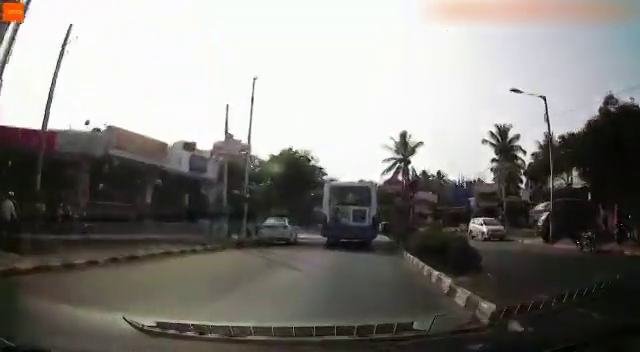
#> input picture frame 49 of lesson_10/data/dashcam_footage_360p.mp4, 640 x 352 px
$ jupyter execute homework.ipynb
#> lines starting #> are read from the running program, lines starting #| are printed output that depends on the picture; after the words box and inside, x2 and y2 are one past the last pixel; in counts of white or black regions, pixels touching at a corner belong together
## Homework 10

In this homework, you are going to use and compare two different trackers (of your liking) and compare the results.

### Step 1
Decide what video you are going to use for this homework, select an object and generate the template. You can use any video you want (your own, from Youtube, etc.)
and track any object you want (e.g. a car, a pedestrian, etc.).

[cell 1]
import cv2
import numpy as np
from IPython.display import HTML

frames, search, x1, y1, x2, y2, width, height, input_video = None, None, None, None, None, None, None, None, None

def init(f = 480, s = 80, x = 317, y = 170, import_file_name = 'dashcam_footage_360p.mp4'):

    global frames, search, x1, y1, x2, y2, width, height, input_video

    # Writed frames limit
    frames = f

    # The search limit
    search = s

    # The vehicle`s bounding boxes coords and size
    x1, y1 = x, y,
    x2, y2 = x1 + search, y1 + search
    width = x2 - x1
    height = y2 - y1

    # Import the file
    input_video = cv2.VideoCapture('data/' + import_file_name)

    # Check if video opened successfully
    if input_video.isOpened() == False:
        print("Error opening video stream or file")

def show_video(title, file_name):
    return HTML('<br><h3>' + title + '</h3><video width="320" height="240" controls><source src="data/' + file_name + '" type="video/mp4"></video>')

init()

# Show source video
show_video('Source video', 'dashcam_footage_360p.mp4')

### Step 2
Initialize a tracker (e.g. KCF).

[cell 2]
# Set up tracker
tracker_types = {'MIL':'MIL', 'KCF':'KCF', 'CSRT':'CSRT'}
out_video, tracker, tracker_type = None, None, None

def change_tracker(ttype):

#> called with ttype = 'KCF'
    global tracker, out_video, tracker_type
    tracker_type = ttype

    if tracker_type == tracker_types['MIL']:
        tracker = cv2.TrackerMIL_create()

    if tracker_type == tracker_types['KCF']:
        tracker = cv2.TrackerKCF_create()

    if tracker_type == tracker_types['CSRT']:
        tracker = cv2.TrackerCSRT_create()

    # Get fitst frame of the video
    ret, frame = input_video.read()
#> frame is the input picture: shape (352, 640, 3); mean B, G, R 125.3, 129, 131.2

    # Initialize tracker
    bbox = (x1, y1, width, height)
    ok = tracker.init(frame, bbox)

    # Init video writer
    out_video = cv2.VideoWriter('data/result_' + tracker_type + '.mp4', cv2.VideoWriter_fourcc(*'MP4V'), 30, (640, 352))

change_tracker(tracker_types['KCF'])

### Step 3-4
Run the tracker on the video and the selected object. Run the tracker for around 10-15 frames.

For each frame, print the bounding box on the image and save it.

[cell 3]
def run_tracker():

    frame_index = 0

    # Read until video is completed
    while input_video.isOpened():

        # Capture frame-by-frame
        ret, frame = input_video.read()
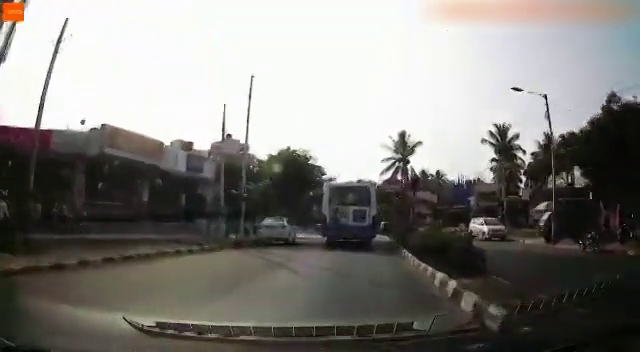
#> input picture frame 50 of lesson_10/data/dashcam_footage_360p.mp4, 640 x 352 px
#> frame is the input picture: shape (352, 640, 3); mean B, G, R 124.7, 128.4, 130.6
        if ret == True and frame_index <= frames:

            ok, bbox = tracker.update(frame)
#> ok = True; bbox = (317, 170, 80, 80)

            # Show the tracker working
            x1, y1 = bbox[0], bbox[1]
#> x1 = 317; y1 = 170
            width, height = bbox[2], bbox[3]
#> width = 80; height = 80
            cv2.rectangle(frame, (x1, y1), (x1+width, y1+height), (0, 255, 0), 2)
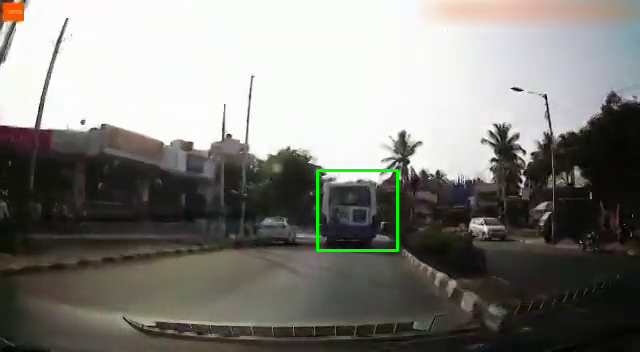
#> frame: shape (352, 640, 3); 0.42% of pixels changed, all inside (x1, y1, x2, y2) = (316, 169, 399, 252)

            # Display the resulting frame
            out_video.write(frame)

            frame_index += 1

        else:
            print('Done!')
            break

    # Realease the video capture object
    input_video.release()
    out_video.release()

run_tracker()

$ run again, starting later in the video
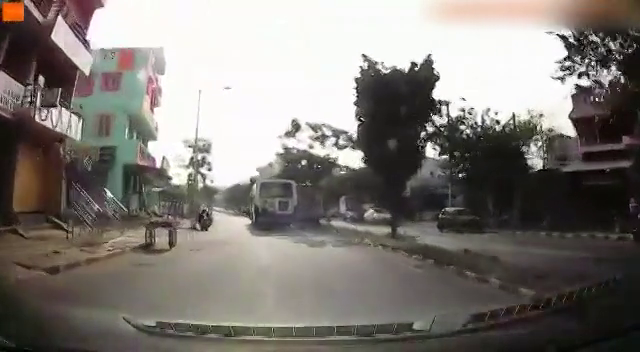
#> input picture frame 221 of lesson_10/data/dashcam_footage_360p.mp4, 640 x 352 px
#> in change_tracker, frame is the input picture: shape (352, 640, 3); mean B, G, R 117.7, 122.7, 127.6
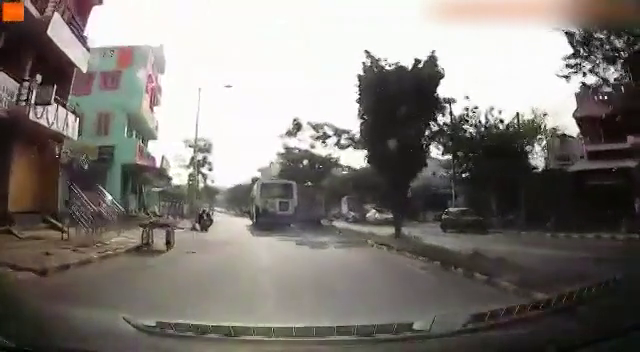
#> input picture frame 222 of lesson_10/data/dashcam_footage_360p.mp4, 640 x 352 px
#> in run_tracker, frame is the input picture: shape (352, 640, 3); mean B, G, R 117.5, 122.3, 127.2
#> ok = True; bbox = (317, 170, 80, 80)
#> x1 = 317; y1 = 170
#> width = 80
#> in run_tracker, `cv2.rectangle(frame, (x1, y1), (x1+width, y1+height), (0, 255, 0), 2)`:
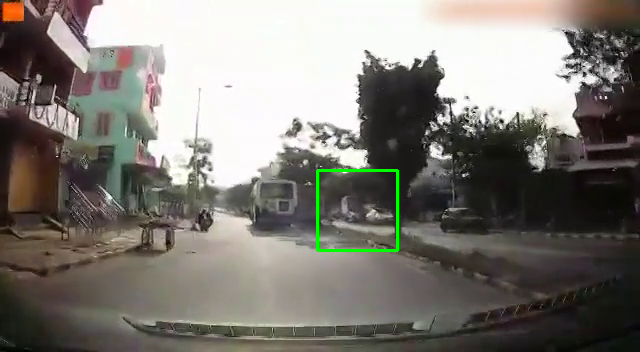
#> frame: shape (352, 640, 3); 0.42% of pixels changed, all inside (x1, y1, x2, y2) = (316, 169, 399, 252)

$ run again, starting later in the video
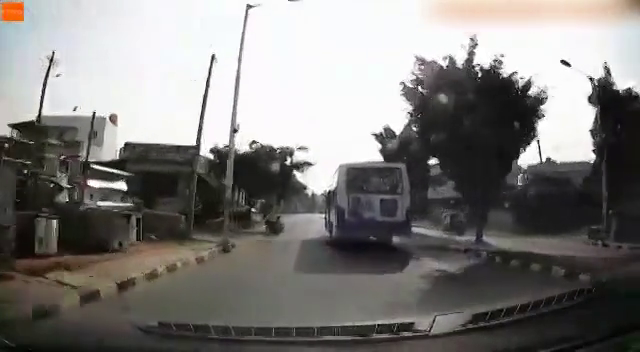
#> input picture frame 393 of lesson_10/data/dashcam_footage_360p.mp4, 640 x 352 px
#> in change_tracker, frame is the input picture: shape (352, 640, 3); mean B, G, R 122.7, 125, 127.1
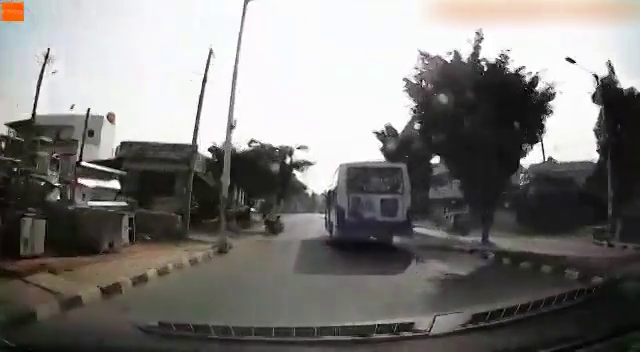
#> input picture frame 394 of lesson_10/data/dashcam_footage_360p.mp4, 640 x 352 px
#> in run_tracker, frame is the input picture: shape (352, 640, 3); mean B, G, R 121.3, 123.7, 125.8
#> ok = True; bbox = (317, 170, 80, 80)
#> x1 = 317; y1 = 170
#> width = 80
#> in run_tracker, `cv2.rectangle(frame, (x1, y1), (x1+width, y1+height), (0, 255, 0), 2)`:
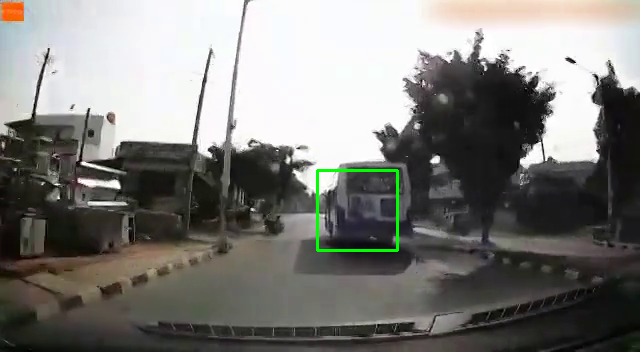
#> frame: shape (352, 640, 3); 0.42% of pixels changed, all inside (x1, y1, x2, y2) = (316, 169, 399, 252)
